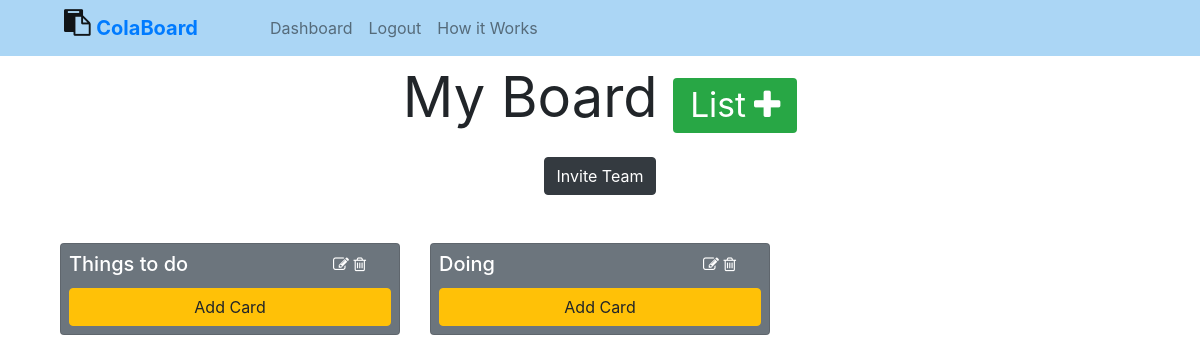
The page /boards/board_detail/new-test-board-7 (signed in) on the database its author committed.
### boards/models.py (models this page shows, shortened)
class Board(models.Model):
    creator = models.ForeignKey(
        settings.AUTH_USER_MODEL, on_delete=models.CASCADE, related_name='board')
    board_type = models.CharField(choices=BOARD_TYPE_CHOICES, max_length=1)
    title = models.CharField(max_length=100)
    slug = models.SlugField(blank=True, null=True)
    team = models.ManyToManyField(
        settings.AUTH_USER_MODEL, related_name='team')

class BoardList(models.Model):
    board = models.ForeignKey(
        'Board', on_delete=models.CASCADE, related_name='board_list')
    title = models.CharField(max_length=100)
    def get_archived_cards(self):
        cards = ListCard.objects.filter(board_list=self.pk, archived=True)
        print(cards)
        return cards
    def get_non_archived_cards(self):
        cards = ListCard.objects.filter(board_list=self.pk, archived=False)
        return cards

### boards/views.py (the view)
# urls.py: path('board_detail/<slug>', views.board_detail, name='board_detail'),
@login_required
def board_detail(request, slug):
    board = Board.objects.get(slug=slug)
    form = CardCreationForm()
    domain = request.get_host(),
    url = redirect('boards:board_join', slug=board.slug)
    invite_link = f'http://{ domain[0] }{url.url}'
    context = {
        'board': board,
        'form': form,
        'invite_link': invite_link
    }
    return render(request, 'board_detail.html', context)

### templates/board_detail.html (shortened to what this page needs)
{% extends 'base.html' %}
{% block content %}
<center>
    <h3 class="display-4"><b>{{board.title}}</b>
        <a href="{% url 'boards:create_list' board.slug %}">
            <span class="badge badge-success"><small>List<i class="fa fa-plus ml-2"
                        aria-hidden="true"></i></small></span>
        </a>
    </h3>
    <button type="button" class="btn btn-dark mt-3" data-toggle="modal" data-target="#staticBackdrop">
        Invite Team
    </button>
</center>
<div class="card-group mt-5">
    {% for list in board.board_list.all %}
    <div class="col-md-4 mb-3">
        <div class="card bg-secondary">
            <div class="card-body p-2 text-white">
                <div class="row">
                    <div class="col-9">
                        <h5 class="card-title text-white">{{list.title}}</h5>
                    </div>
                    <div class="col-3">
                        <i class="fa fa-pencil-square-o pointer" onclick="showRenameForm({{list.pk}})"
                            aria-hidden="true"></i>
                        <i class="fa fa-trash-o pointer" onclick="showConfirmation({{list.pk}})" aria-hidden="true"></i>
                    </div>
                </div>
                <button class="btn btn-block btn-warning" onclick="showForm({{list.pk}})" list_id={{list.pk}}>Add
                    Card</button>
            </div>
        </div>
    </div>
    {% empty %}
    <span>
        <h5>
            You Do not have any Lists.
        </h5>
    </span>
    {% endfor %}
</div>
{% endblock content %}

### templates/base.html (style rules this page uses)
html { background-color: #fff; color: #555; font-weight: 300; font-family: "Lato", "Arial", sans-serif; font-size: 16px; text-rendering: optimizeLegibility; overflow-x: hidden; }
.pointer { cursor: pointer; }

### rows shown on the page
Board: title "My Board"
BoardList: title "Things to do"
BoardList: title "Doing"
